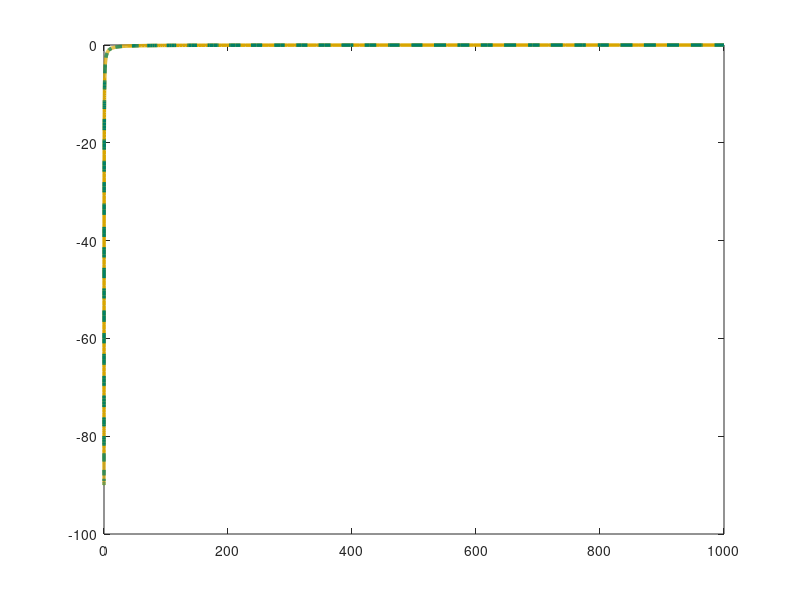

Here is the MATLAB script that generated this plot: (Note: this script raises an error after producing the figure.)
R1 = 1296;
R2 = 16853;
C  = 419e-6;

kp = R2 / R1;    
ki = 1 / (R1 * C);

num = [kp ki]; den = [1 0]; sys = tf(num, den);
w = logspace(-5, 3, 500);

phi_theory = -atan( ki ./ (kp.*w) );
[mag, phase] = bode(sys, w);
phase = squeeze(phase);
phi_deg = phi_theory * 180/pi;

figure('Position', [100 100 900 400], 'Color','white');
plot(w, phi_deg, 'Color', [0.85, 0.65, 0], 'LineStyle', '-', 'LineWidth', 2.5); 
hold on;
plot(w, phase, 'Color', [0, 0.5, 0.4], 'LineStyle', '--', 'LineWidth', 2.5);

ax = gca; ax.LineWidth = 1.5; ax.FontSize = 13;
ax.XColor = [0.3 0.3 0.3]; ax.YColor = [0.3 0.3 0.3];
ax.GridColor = [0.9 0.9 0.9]; ax.GridAlpha = 0.4;
ax.MinorGridColor = [0.95 0.95 0.95]; ax.MinorGridAlpha = 0.2;
grid on; grid minor; box on; 
xlim([-0.05, 10]);ylim([-91, 1]);
yticks(-90:15:0);

xlabel('\omega'); ylabel('φ(\omega)');
legend('φ_{theor}', 'φ_{sys}', 'Location','northeast','FontSize',15);
exportgraphics(gcf, '../../../images/task5/freq/fch5.png', 'Resolution', 500);
